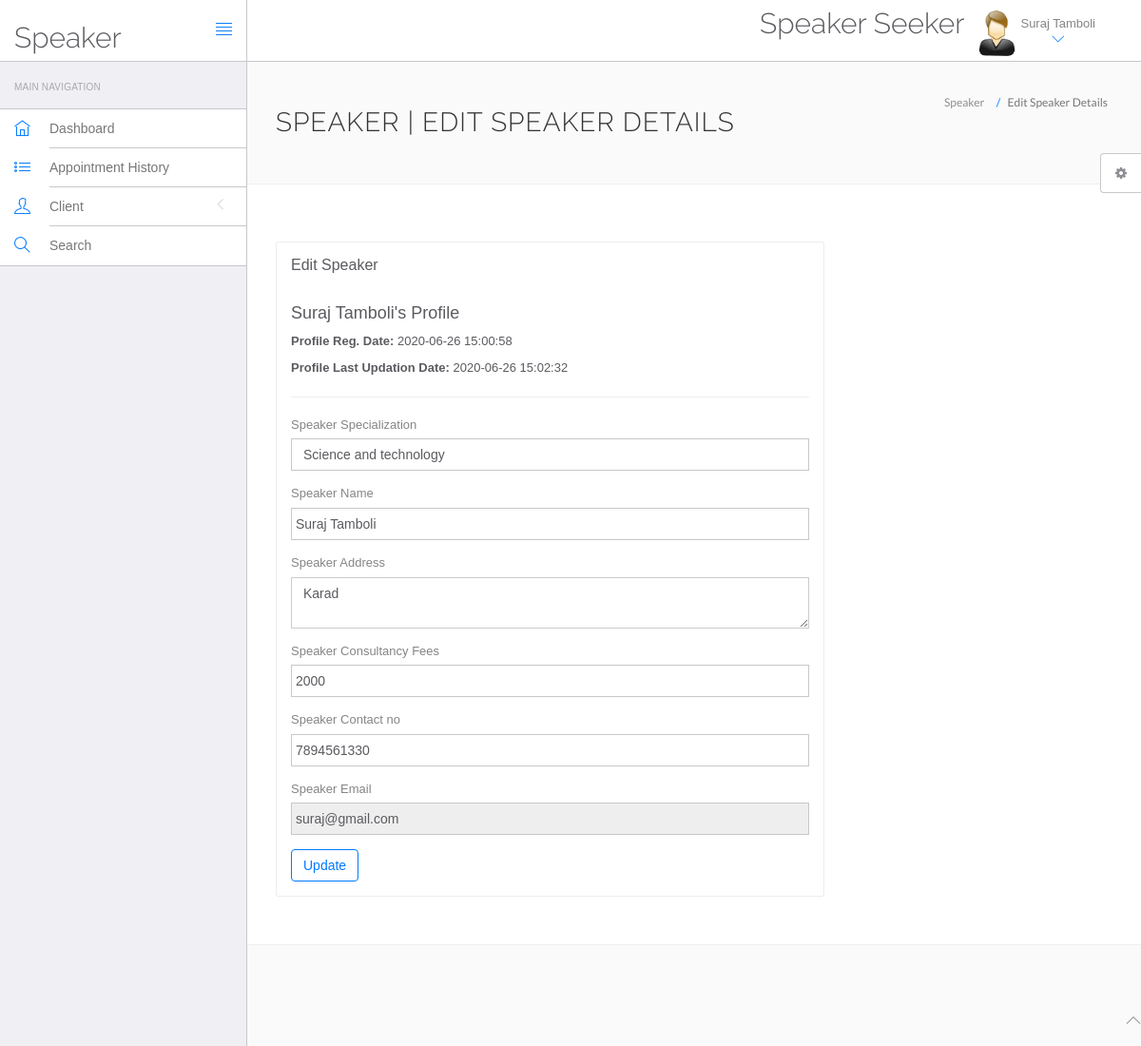
Screenshot of /speaker/sms/speaker/edit-profile.php (signed in) with the database file from the repository.
### tables this page shows
CREATE TABLE `speaker` (
  `id` int(11) NOT NULL,
  `specilization` varchar(255) DEFAULT NULL,
  `speakerName` varchar(255) DEFAULT NULL,
  `address` longtext DEFAULT NULL,
  `speFees` varchar(255) DEFAULT NULL,
  `contactno` bigint(11) DEFAULT NULL,
  `speEmail` varchar(255) DEFAULT NULL,
  `speImage` varchar(150) NOT NULL,
  `password` varchar(255) DEFAULT NULL,
  `creationDate` timestamp NULL DEFAULT current_timestamp(),
  `updationDate` timestamp NULL DEFAULT NULL ON UPDATE current_timestamp()
);

### speaker/sms/speaker/edit-profile.php (the view, shortened to what this page needs)
<?php
include('include/config.php');
?>
<!DOCTYPE html>
<html lang="en">
	<head>
		<link rel="stylesheet" href="vendor/bootstrap/css/bootstrap.min.css">
		<link rel="stylesheet" href="vendor/fontawesome/css/font-awesome.min.css">
		<link rel="stylesheet" href="vendor/themify-icons/themify-icons.min.css">
		<link href="vendor/animate.css/animate.min.css" rel="stylesheet" media="screen">
		<link href="vendor/perfect-scrollbar/perfect-scrollbar.min.css" rel="stylesheet" media="screen">
		<link href="vendor/switchery/switchery.min.css" rel="stylesheet" media="screen">
		<link href="vendor/bootstrap-touchspin/jquery.bootstrap-touchspin.min.css" rel="stylesheet" media="screen">
		<link href="vendor/select2/select2.min.css" rel="stylesheet" media="screen">
		<link href="vendor/bootstrap-datepicker/bootstrap-datepicker3.standalone.min.css" rel="stylesheet" media="screen">
		<link href="vendor/bootstrap-timepicker/bootstrap-timepicker.min.css" rel="stylesheet" media="screen">
		<link rel="stylesheet" href="assets/css/styles.css">
		<link rel="stylesheet" href="assets/css/plugins.css">
		<link rel="stylesheet" href="assets/css/themes/theme-1.css" id="skin_color" />
	</head>
	<body>
		<div id="app">
<?php include('include/sidebar.php');?>
			<div class="app-content">
				<?php include('include/header.php');?>
				<div class="main-content" >
					<div class="wrap-content container" id="container">
						<section id="page-title">
							<div class="row">
								<div class="col-sm-8">
									<h1 class="mainTitle">Speaker | Edit Speaker Details</h1>
																	</div>
								<ol class="breadcrumb">
									<li>
										<span>Speaker</span>
									</li>
									<li class="active">
										<span>Edit Speaker Details</span>
									</li>
								</ol>
							</div>
						</section>
						<div class="container-fluid container-fullw bg-white">
							<div class="row">
								<div class="col-md-12">
									<div class="row margin-top-30">
										<div class="col-lg-8 col-md-12">
											<div class="panel panel-white">
												<div class="panel-heading">
													<h5 class="panel-title">Edit Speaker</h5>
												</div>
												<div class="panel-body">
									<?php $sql=mysqli_query($con,"select * from speaker where speEmail='".$_SESSION['dlogin']."'");
while($data=mysqli_fetch_array($sql))
{
?>
<h4><?php echo htmlentities($data['speakerName']);?>'s Profile</h4>
<p><b>Profile Reg. Date: </b><?php echo htmlentities($data['creationDate']);?></p>
<?php if($data['updationDate']){?>
<p><b>Profile Last Updation Date: </b><?php echo htmlentities($data['updationDate']);?></p>
<?php } ?>
<hr />
													<form role="form" name="addspe" method="post" onSubmit="return valid();">
														<div class="form-group">
															<label for="SpeakerSpecialization">
																Speaker Specialization
															</label>
							<select name="Speakerspecialization" class="form-control" required="required">
					<option value="<?php echo htmlentities($data['specilization']);?>">
					<?php echo htmlentities($data['specilization']);?></option>
															</select>
														</div>
<div class="form-group">
															<label for="speakername">
																 Speaker Name
															</label>
	<input type="text" name="spename" class="form-control" value="<?php echo htmlentities($data['speakerName']);?>" >
														</div>
<div class="form-group">
															<label for="address">
																 Speaker Address
															</label>
					<textarea name="address" class="form-control"><?php echo htmlentities($data['address']);?></textarea>
														</div>
<div class="form-group">
															<label for="fess">
																 Speaker Consultancy Fees
															</label>
		<input type="text" name="spefees" class="form-control" required="required"  value="<?php echo htmlentities($data['speFees']);?>" >
														</div>
<div class="form-group">
									<label for="fess">
																 Speaker Contact no
															</label>
					<input type="text" name="specontact" class="form-control" required="required"  value="<?php echo htmlentities($data['contactno']);?>">
														</div>
<div class="form-group">
									<label for="fess">
																 Speaker Email
															</label>
					<input type="email" name="speemail" class="form-control"  readonly="readonly"  value="<?php echo htmlentities($data['speEmail']);?>">
														</div>
														<?php } ?>
														<button type="submit" name="submit" class="btn btn-o btn-primary">
															Update
														</button>
													</form>
												</div>
											</div>
										</div>
											</div>
										</div>
								</div>
					</div>
				</div>
			</div>
	<?php include('include/footer.php');?>
	<?php include('include/setting.php');?>
		</div>
	</body>
</html>

### speaker/sms/speaker/include/header.php (shortened to what this page needs)
<header class="navbar navbar-default navbar-static-top">
					<div class="navbar-header">
						<a class="navbar-brand" href="#">
							<h2 style="padding-top:20% ">Speaker</h2>
						</a>
						<a href="#" class="sidebar-toggler pull-right visible-md visible-lg" data-toggle-class="app-sidebar-closed" data-toggle-target="#app">
							<i class="ti-align-justify"></i>
						</a>
					</div>
					<div class="navbar-collapse collapse">
						<ul class="nav navbar-right">
								<li  style="padding-top:2% ">
								<h2>Speaker Seeker</h2>
							</li>
							<li class="dropdown current-user">
								<a href class="dropdown-toggle" data-toggle="dropdown">
									<img src="assets/images/images.jpg" > <span class="username">
									<?php $query=mysqli_query($con,"select speakerName from speaker where id='".$_SESSION['id']."'");
while($row=mysqli_fetch_array($query))
{
	echo $row['speakerName'];
}
									?> <i class="ti-angle-down"></i></i></span>
								</a>
							</li>
						</ul>
					</div>
				</header>

### speaker/sms/speaker/assets/css/themes/theme-1.css (style rules this page uses)
body { background: #FAFAFA; }
header .navbar-header { background: #ffffff !important; border-right-color: #c8c7cc !important; border-bottom-color: #c8c7cc !important; }
header .navbar-header .sidebar-toggler, header .navbar-header .sidebar-mobile-toggler { color: #007aff !important; }
header .navbar-header .navbar-brand { color: #777 !important; }
header .navbar-collapse { background: #ffffff !important; border-bottom-color: #c8c7cc !important; box-shadow: none !important; }
header .navbar-collapse .navbar-right > li > a { color: #777; }
header .navbar-collapse .navbar-right > li > a i { color: #007aff !important; }

### rows the page displays
speaker: speakerName "Suraj Tamboli", creationDate "2020-06-26 15:00:58", updationDate "2020-06-26 15:02:32", Speakerspecialization "Science and technology", spename "Suraj Tamboli", address "Karad", spefees "2000", specontact "7894561330", speemail "suraj@gmail.com"
